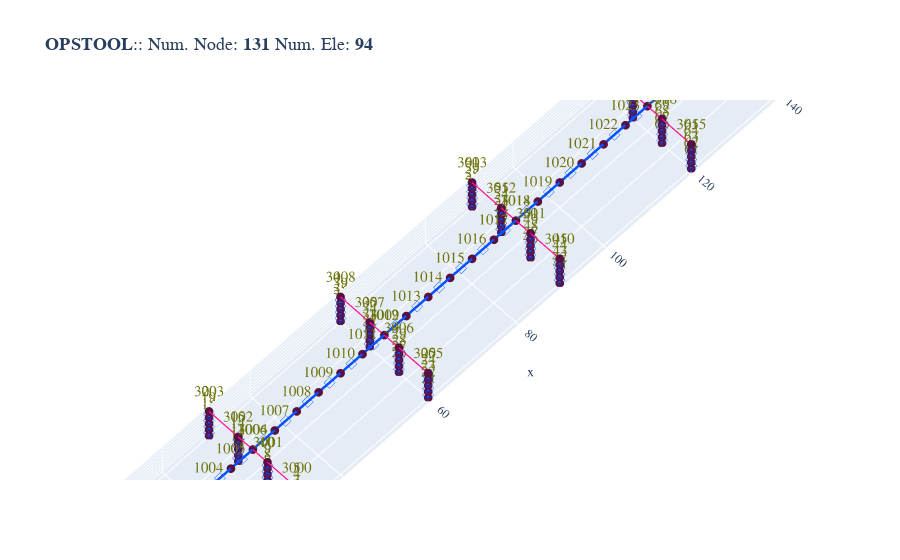

Here is the notebook cell this chart was saved with:
### Markdown cell above
## 构建横向刚性单元用于连接 桥墩-盖梁、桥主梁-桥台

### Code cell
def tie_piers_capbeam(pier_nodes, capbeam_nodes):
    """
    1. 将盖梁节点刚性连接到中心节点，模拟无限刚盖梁
    2. 将墩顶节点刚性连接到最近的盖梁节点

    pier_nodes[i][j][-1] 为第 i 个墩第 j 根柱的柱顶节点
    capbeam_nodes[i] 为第 i 个墩的盖梁节点列表
    处理：
      1) 识别每个墩的盖梁主节点：|y| 最小者
      2) 所有盖梁节点 rigidLink 到主节点
      3) 每根柱的柱顶节点 rigidLink 到最近的盖梁节点
    """
    for i, pier in enumerate(pier_nodes):
        cb = capbeam_nodes[i]
        cb_coord = {n: ops.nodeCoord(n) for n in cb}
        main = min(cb, key=lambda n: abs(cb_coord[n][1]))

        for n in cb:
            if n != main:
                ops.rigidLink('beam', main, n)

        for col in pier:
            top = col[-1]
            xt, yt, zt = ops.nodeCoord(top)
            nearest = min(cb, key=lambda n: (cb_coord[n][0]-xt)**2 + (cb_coord[n][1]-yt)**2 + (cb_coord[n][2]-zt)**2)
            ops.rigidLink('beam', nearest, top)



def rigidify_abutments(left_nodes: list[int], right_nodes: list[int]) -> dict:
    """
    将左右两端桥台顶节点各自用 rigidLink('beam', ...) 并为一个刚体。
    返回 {'left_master': tag, 'right_master': tag}
    """
    def _rigidify(group: list[int]) -> int:
        ys = [ops.nodeCoord(n)[1] for n in group]
        master = group[min(range(len(group)), key=lambda i: abs(ys[i]))]
        for n in group:
            if n != master:
                ops.rigidLink('beam', master, n)
        return master

    return {
        'left_master':  _rigidify(left_nodes),
        'right_master': _rigidify(right_nodes)
    }


tie_piers_capbeam(pier_res["pier_nodes"],capbeam_res["capbeam_nodes"])

# rigidify_abutments(abut_res["left"],abut_res["right"])

opsvis.plot_model(show_node_numbering=True)

### Figure 1 — Plotly figure (JSON) as saved in the notebook; plotly's stock layout.template omitted (floating-point values rounded to 4 significant figures; data arrays with more than 128 entries replaced by an {"elided": "..."} marker saying what was removed)
{"data": [{"connectgaps": false, "hoverinfo": "skip", "line": {"color": "#0652ff", "width": 5}, "mode": "lines", "name": "ForceBeamColumn3d", "type": "scatter3d", "x": {"elided": "192 float values"}, "y": {"elided": "192 float values"}, "z": {"elided": "192 float values"}}, {"connectgaps": false, "hoverinfo": "skip", "line": {"color": "#0652ff", "width": 5}, "mode": "lines", "name": "ElasticBeam3d", "type": "scatter3d", "x": [0.0, 5.0, NaN, 5.0, 10.0, NaN, 10.0, 15.0, NaN, 15.0, 20.0, NaN, 20.0, 25.0, NaN, 25.0, 30.0, NaN, 30.0, 35.0, NaN, 35.0, 40.0, NaN, 40.0, 45.0, NaN, 45.0, 50.0, NaN, 50.0, 55.0, NaN, 55.0, 60.0, NaN, 60.0, 65.0, NaN, 65.0, 70.0, NaN, 70.0, 75.0, NaN, 75.0, 80.0, NaN, 80.0, 85.0, NaN, 85.0, 90.0, NaN, 90.0, 95.0, NaN, 95.0, 100.0, NaN, 100.0, 105.0, NaN, 105.0, 110.0, NaN, 110.0, 115.0, NaN, 115.0, 120.0, NaN, 120.0, 125.0, NaN, 125.0, 130.0, NaN, 130.0, 135.0, NaN, 135.0, 140.0, NaN, 140.0, 145.0, NaN, 145.0, 150.0, NaN], "y": [0.0, 0.0, NaN, 0.0, 0.0, NaN, 0.0, 0.0, NaN, 0.0, 0.0, NaN, 0.0, 0.0, NaN, 0.0, 0.0, NaN, 0.0, 0.0, NaN, 0.0, 0.0, NaN, 0.0, 0.0, NaN, 0.0, 0.0, NaN, 0.0, 0.0, NaN, 0.0, 0.0, NaN, 0.0, 0.0, NaN, 0.0, 0.0, NaN, 0.0, 0.0, NaN, 0.0, 0.0, NaN, 0.0, 0.0, NaN, 0.0, 0.0, NaN, 0.0, 0.0, NaN, 0.0, 0.0, NaN, 0.0, 0.0, NaN, 0.0, 0.0, NaN, 0.0, 0.0, NaN, 0.0, 0.0, NaN, 0.0, 0.0, NaN, 0.0, 0.0, NaN, 0.0, 0.0, NaN, 0.0, 0.0, NaN, 0.0, 0.0, NaN, 0.0, 0.0, NaN], "z": [8.0, 8.0, NaN, 8.0, 8.0, NaN, 8.0, 8.0, NaN, 8.0, 8.0, NaN, 8.0, 8.0, NaN, 8.0, 8.0, NaN, 8.0, 8.0, NaN, 8.0, 8.0, NaN, 8.0, 8.0, NaN, 8.0, 8.0, NaN, 8.0, 8.0, NaN, 8.0, 8.0, NaN, 8.0, 8.0, NaN, 8.0, 8.0, NaN, 8.0, 8.0, NaN, 8.0, 8.0, NaN, 8.0, 8.0, NaN, 8.0, 8.0, NaN, 8.0, 8.0, NaN, 8.0, 8.0, NaN, 8.0, 8.0, NaN, 8.0, 8.0, NaN, 8.0, 8.0, NaN, 8.0, 8.0, NaN, 8.0, 8.0, NaN, 8.0, 8.0, NaN, 8.0, 8.0, NaN, 8.0, 8.0, NaN, 8.0, 8.0, NaN, 8.0, 8.0, NaN]}, {"customdata": ["eleTag: 1<br>connectedNodes:<br> [1 2]", "eleTag: 2<br>connectedNodes:<br> [2 3]", "eleTag: 3<br>connectedNodes:<br> [3 4]", "eleTag: 4<br>connectedNodes:<br> [4 5]", "eleTag: 5<br>connectedNodes:<br> [6 7]", "eleTag: 6<br>connectedNodes:<br> [7 8]", "eleTag: 7<br>connectedNodes:<br> [8 9]", "eleTag: 8<br>connectedNodes:<br> [ 9 10]", "eleTag: 9<br>connectedNodes:<br> [11 12]", "eleTag: 10<br>connectedNodes:<br> [12 13]", "eleTag: 11<br>connectedNodes:<br> [13 14]", "eleTag: 12<br>connectedNodes:<br> [14 15]", "eleTag: 13<br>connectedNodes:<br> [16 17]", "eleTag: 14<br>connectedNodes:<br> [17 18]", "eleTag: 15<br>connectedNodes:<br> [18 19]", "eleTag: 16<br>connectedNodes:<br> [19 20]", "eleTag: 17<br>connectedNodes:<br> [21 22]", "eleTag: 18<br>connectedNodes:<br> [22 23]", "eleTag: 19<br>connectedNodes:<br> [23 24]", "eleTag: 20<br>connectedNodes:<br> [24 25]", "eleTag: 21<br>connectedNodes:<br> [26 27]", "eleTag: 22<br>connectedNodes:<br> [27 28]", "eleTag: 23<br>connectedNodes:<br> [28 29]", "eleTag: 24<br>connectedNodes:<br> [29 30]", "eleTag: 25<br>connectedNodes:<br> [31 32]", "eleTag: 26<br>connectedNodes:<br> [32 33]", "eleTag: 27<br>connectedNodes:<br> [33 34]", "eleTag: 28<br>connectedNodes:<br> [34 35]", "eleTag: 29<br>connectedNodes:<br> [36 37]", "eleTag: 30<br>connectedNodes:<br> [37 38]", "eleTag: 31<br>connectedNodes:<br> [38 39]", "eleTag: 32<br>connectedNodes:<br> [39 40]", "eleTag: 33<br>connectedNodes:<br> [41 42]", "eleTag: 34<br>connectedNodes:<br> [42 43]", "eleTag: 35<br>connectedNodes:<br> [43 44]", "eleTag: 36<br>connectedNodes:<br> [44 45]", "eleTag: 37<br>connectedNodes:<br> [46 47]", "eleTag: 38<br>connectedNodes:<br> [47 48]", "eleTag: 39<br>connectedNodes:<br> [48 49]", "eleTag: 40<br>connectedNodes:<br> [49 50]", "eleTag: 41<br>connectedNodes:<br> [51 52]", "eleTag: 42<br>connectedNodes:<br> [52 53]", "eleTag: 43<br>connectedNodes:<br> [53 54]", "eleTag: 44<br>connectedNodes:<br> [54 55]", "eleTag: 45<br>connectedNodes:<br> [56 57]", "eleTag: 46<br>connectedNodes:<br> [57 58]", "eleTag: 47<br>connectedNodes:<br> [58 59]", "eleTag: 48<br>connectedNodes:<br> [59 60]", "eleTag: 49<br>connectedNodes:<br> [61 62]", "eleTag: 50<br>connectedNodes:<br> [62 63]", "eleTag: 51<br>connectedNodes:<br> [63 64]", "eleTag: 52<br>connectedNodes:<br> [64 65]", "eleTag: 53<br>connectedNodes:<br> [66 67]", "eleTag: 54<br>connectedNodes:<br> [67 68]", "eleTag: 55<br>connectedNodes:<br> [68 69]", "eleTag: 56<br>connectedNodes:<br> [69 70]", "eleTag: 57<br>connectedNodes:<br> [71 72]", "eleTag: 58<br>connectedNodes:<br> [72 73]", "eleTag: 59<br>connectedNodes:<br> [73 74]", "eleTag: 60<br>connectedNodes:<br> [74 75]", "eleTag: 61<br>connectedNodes:<br> [76 77]", "eleTag: 62<br>connectedNodes:<br> [77 78]", "eleTag: 63<br>connectedNodes:<br> [78 79]", "eleTag: 64<br>connectedNodes:<br> [79 80]"], "hovertemplate": "%{customdata}", "marker": {"color": "#0652ff", "size": 3, "symbol": "diamond-open"}, "mode": "markers", "name": "ForceBeamColumn3d", "type": "scatter3d", "x": [30.0, 30.0, 30.0, 30.0, 30.0, 30.0, 30.0, 30.0, 30.0, 30.0, 30.0, 30.0, 30.0, 30.0, 30.0, 30.0, 60.0, 60.0, 60.0, 60.0, 60.0, 60.0, 60.0, 60.0, 60.0, 60.0, 60.0, 60.0, 60.0, 60.0, 60.0, 60.0, 90.0, 90.0, 90.0, 90.0, 90.0, 90.0, 90.0, 90.0, 90.0, 90.0, 90.0, 90.0, 90.0, 90.0, 90.0, 90.0, 120.0, 120.0, 120.0, 120.0, 120.0, 120.0, 120.0, 120.0, 120.0, 120.0, 120.0, 120.0, 120.0, 120.0, 120.0, 120.0], "y": [-10.0, -10.0, -10.0, -10.0, -3.333, -3.333, -3.333, -3.333, 3.333, 3.333, 3.333, 3.333, 10.0, 10.0, 10.0, 10.0, -10.0, -10.0, -10.0, -10.0, -3.333, -3.333, -3.333, -3.333, 3.333, 3.333, 3.333, 3.333, 10.0, 10.0, 10.0, 10.0, -10.0, -10.0, -10.0, -10.0, -3.333, -3.333, -3.333, -3.333, 3.333, 3.333, 3.333, 3.333, 10.0, 10.0, 10.0, 10.0, -10.0, -10.0, -10.0, -10.0, -3.333, -3.333, -3.333, -3.333, 3.333, 3.333, 3.333, 3.333, 10.0, 10.0, 10.0, 10.0], "z": [1.0, 3.0, 5.0, 7.0, 1.0, 3.0, 5.0, 7.0, 1.0, 3.0, 5.0, 7.0, 1.0, 3.0, 5.0, 7.0, 1.0, 3.0, 5.0, 7.0, 1.0, 3.0, 5.0, 7.0, 1.0, 3.0, 5.0, 7.0, 1.0, 3.0, 5.0, 7.0, 1.0, 3.0, 5.0, 7.0, 1.0, 3.0, 5.0, 7.0, 1.0, 3.0, 5.0, 7.0, 1.0, 3.0, 5.0, 7.0, 1.0, 3.0, 5.0, 7.0, 1.0, 3.0, 5.0, 7.0, 1.0, 3.0, 5.0, 7.0, 1.0, 3.0, 5.0, 7.0]}, {"customdata": ["eleTag: 1000<br>connectedNodes:<br> [1000 1001]", "eleTag: 1001<br>connectedNodes:<br> [1001 1002]", "eleTag: 1002<br>connectedNodes:<br> [1002 1003]", "eleTag: 1003<br>connectedNodes:<br> [1003 1004]", "eleTag: 1004<br>connectedNodes:<br> [1004 1005]", "eleTag: 1005<br>connectedNodes:<br> [1005 1006]", "eleTag: 1006<br>connectedNodes:<br> [1006 1007]", "eleTag: 1007<br>connectedNodes:<br> [1007 1008]", "eleTag: 1008<br>connectedNodes:<br> [1008 1009]", "eleTag: 1009<br>connectedNodes:<br> [1009 1010]", "eleTag: 1010<br>connectedNodes:<br> [1010 1011]", "eleTag: 1011<br>connectedNodes:<br> [1011 1012]", "eleTag: 1012<br>connectedNodes:<br> [1012 1013]", "eleTag: 1013<br>connectedNodes:<br> [1013 1014]", "eleTag: 1014<br>connectedNodes:<br> [1014 1015]", "eleTag: 1015<br>connectedNodes:<br> [1015 1016]", "eleTag: 1016<br>connectedNodes:<br> [1016 1017]", "eleTag: 1017<br>connectedNodes:<br> [1017 1018]", "eleTag: 1018<br>connectedNodes:<br> [1018 1019]", "eleTag: 1019<br>connectedNodes:<br> [1019 1020]", "eleTag: 1020<br>connectedNodes:<br> [1020 1021]", "eleTag: 1021<br>connectedNodes:<br> [1021 1022]", "eleTag: 1022<br>connectedNodes:<br> [1022 1023]", "eleTag: 1023<br>connectedNodes:<br> [1023 1024]", "eleTag: 1024<br>connectedNodes:<br> [1024 1025]", "eleTag: 1025<br>connectedNodes:<br> [1025 1026]", "eleTag: 1026<br>connectedNodes:<br> [1026 1027]", "eleTag: 1027<br>connectedNodes:<br> [1027 1028]", "eleTag: 1028<br>connectedNodes:<br> [1028 1029]", "eleTag: 1029<br>connectedNodes:<br> [1029 1030]"], "hovertemplate": "%{customdata}", "marker": {"color": "#0652ff", "size": 3, "symbol": "diamond-open"}, "mode": "markers", "name": "ElasticBeam3d", "type": "scatter3d", "x": [2.5, 7.5, 12.5, 17.5, 22.5, 27.5, 32.5, 37.5, 42.5, 47.5, 52.5, 57.5, 62.5, 67.5, 72.5, 77.5, 82.5, 87.5, 92.5, 97.5, 102.5, 107.5, 112.5, 117.5, 122.5, 127.5, 132.5, 137.5, 142.5, 147.5], "y": [0.0, 0.0, 0.0, 0.0, 0.0, 0.0, 0.0, 0.0, 0.0, 0.0, 0.0, 0.0, 0.0, 0.0, 0.0, 0.0, 0.0, 0.0, 0.0, 0.0, 0.0, 0.0, 0.0, 0.0, 0.0, 0.0, 0.0, 0.0, 0.0, 0.0], "z": [8.0, 8.0, 8.0, 8.0, 8.0, 8.0, 8.0, 8.0, 8.0, 8.0, 8.0, 8.0, 8.0, 8.0, 8.0, 8.0, 8.0, 8.0, 8.0, 8.0, 8.0, 8.0, 8.0, 8.0, 8.0, 8.0, 8.0, 8.0, 8.0, 8.0]}, {"customdata": {"elided": "131 str values"}, "hovertemplate": "x: %{x}<br>y: %{y}<br>z: %{z} <br>nodeTag: %{customdata}", "marker": {"color": "#580f41", "size": 3, "symbol": "circle"}, "mode": "markers", "name": "Nodes", "type": "scatter3d", "x": {"elided": "131 float values"}, "y": {"elided": "131 float values"}, "z": {"elided": "131 float values"}}, {"mode": "text", "name": "Node Tag", "text": {"elided": "131 str values"}, "textfont": {"color": "#6e750e", "size": 15}, "type": "scatter3d", "x": {"elided": "131 float values"}, "y": {"elided": "131 float values"}, "z": {"elided": "131 float values"}}, {"connectgaps": false, "hoverinfo": "skip", "line": {"color": "#FF1493", "width": 2.5}, "mode": "lines", "name": "mp constraint", "type": "scatter3d", "x": [30.0, 30.0, NaN, 30.0, 30.0, NaN, 30.0, 30.0, NaN, 30.0, 30.0, NaN, 30.0, 30.0, NaN, 30.0, 30.0, NaN, 30.0, 30.0, NaN, 60.0, 60.0, NaN, 60.0, 60.0, NaN, 60.0, 60.0, NaN, 60.0, 60.0, NaN, 60.0, 60.0, NaN, 60.0, 60.0, NaN, 60.0, 60.0, NaN, 90.0, 90.0, NaN, 90.0, 90.0, NaN, 90.0, 90.0, NaN, 90.0, 90.0, NaN, 90.0, 90.0, NaN, 90.0, 90.0, NaN, 90.0, 90.0, NaN, 120.0, 120.0, NaN, 120.0, 120.0, NaN, 120.0, 120.0, NaN, 120.0, 120.0, NaN, 120.0, 120.0, NaN, 120.0, 120.0, NaN, 120.0, 120.0, NaN], "y": [-10.0, -10.0, NaN, -3.333, -3.333, NaN, -3.333, -10.0, NaN, -3.333, 3.333, NaN, -3.333, 10.0, NaN, 3.333, 3.333, NaN, 10.0, 10.0, NaN, -10.0, -10.0, NaN, -3.333, -3.333, NaN, -3.333, -10.0, NaN, -3.333, 3.333, NaN, -3.333, 10.0, NaN, 3.333, 3.333, NaN, 10.0, 10.0, NaN, -10.0, -10.0, NaN, -3.333, -3.333, NaN, -3.333, -10.0, NaN, -3.333, 3.333, NaN, -3.333, 10.0, NaN, 3.333, 3.333, NaN, 10.0, 10.0, NaN, -10.0, -10.0, NaN, -3.333, -3.333, NaN, -3.333, -10.0, NaN, -3.333, 3.333, NaN, -3.333, 10.0, NaN, 3.333, 3.333, NaN, 10.0, 10.0, NaN], "z": [8.0, 8.0, NaN, 8.0, 8.0, NaN, 8.0, 8.0, NaN, 8.0, 8.0, NaN, 8.0, 8.0, NaN, 8.0, 8.0, NaN, 8.0, 8.0, NaN, 8.0, 8.0, NaN, 8.0, 8.0, NaN, 8.0, 8.0, NaN, 8.0, 8.0, NaN, 8.0, 8.0, NaN, 8.0, 8.0, NaN, 8.0, 8.0, NaN, 8.0, 8.0, NaN, 8.0, 8.0, NaN, 8.0, 8.0, NaN, 8.0, 8.0, NaN, 8.0, 8.0, NaN, 8.0, 8.0, NaN, 8.0, 8.0, NaN, 8.0, 8.0, NaN, 8.0, 8.0, NaN, 8.0, 8.0, NaN, 8.0, 8.0, NaN, 8.0, 8.0, NaN, 8.0, 8.0, NaN, 8.0, 8.0, NaN]}], "layout": {"autosize": true, "font": {"family": "Arial, sans-serif"}, "scene": {"aspectmode": "data", "camera": {"eye": {"x": -300, "y": -300, "z": 750}, "projection": {"type": "orthographic"}}, "xaxis": {"showgrid": true, "visible": true, "zeroline": true}, "yaxis": {"showgrid": true, "visible": true, "zeroline": true}, "zaxis": {"showgrid": true, "visible": true, "zeroline": true}}, "showlegend": false, "title": {"font": {"family": "courier", "size": 18}, "text": "<b>OPSTOOL</b>:: Num. Node: <b>131</b> Num. Ele: <b>94</b>"}}}
